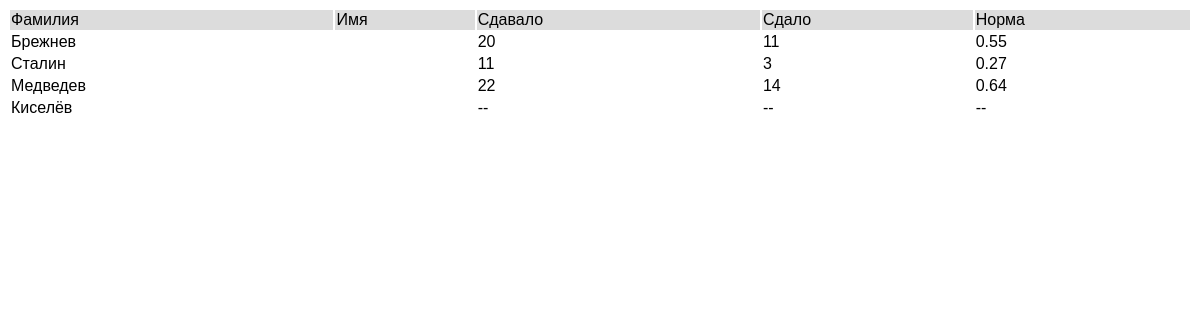
The page /Diplom/var/www/html/ci/index.php/mainmenu/examinerlist on the database its author committed.
### tables this page shows
CREATE TABLE `examiner` (
  `id_examiner` int(11) NOT NULL AUTO_INCREMENT,
  `first_name` varchar(45) DEFAULT NULL,
  `second_name` varchar(45) DEFAULT NULL,
  `npositiv` int(11) DEFAULT NULL,
  `ntotal` int(11) DEFAULT NULL,
  PRIMARY KEY (`id_examiner`)
);

### Diplom/var/www/html/ci/application/controllers/mainmenu.php (called while the page is built, shortened)
<?php
class MainMenu extends Main_Controller
{
    public function __construct()
  {
    $this->load->model("stud/stud_model", "stud_model");
  }
  public function examinerlist()
  {
      $a[] = array("Фамилия","Имя","Сдавало","Сдало","Норма");
      $b = $this->stud_model->examinerlist();
      $data_vew['STRLIST'] = array_merge($a,$b);
      $this->load->view('stud/views/mainmenu/unilist',$data_vew);
      return Main_Controller::OUTPUT_MIN;
  }
}

### Diplom/var/www/html/ci/index.php (called while the page is built, shortened)
<?php
require_once BASEPATH.'core/CodeIgniter.php';

### Diplom/var/www/html/ci/application/models/stud/stud_model.php (called while the page is built, shortened)
<?php
class Stud_Model extends CI_Model
{
  public function examinerlist()
  {
    $rc = array();
    $q = $this->db->query(
            "SELECT first_name as info1,
                    second_name as info2,
                    ntotal,
                    npositiv,
                    id_examiner as id
             FROM stud.examiner
             ");
    if ($q->num_rows()>0)
    {
      $rc = $q->result_array();
    }
    return $rc;
  }
}

### Diplom/var/www/html/ci/application/views/stud/views/mainmenu/unilist.php (the view, shortened to what this page needs)
<?php
   $thead = true;
?>
<table>
    <?php foreach ($STRLIST as $k => $v): ?>
        <?php if ($thead): ?>
         <thead>
             <tr>
            <?php foreach ($v as $kz => $vz): ?>
            <td>
              <?=$vz?>
            </td>
            <?php endforeach; ?>
            </tr>
         </thead>
        <?php else:?>
    <tr>
        <td>
            <?=$v["info1"]?>
        </td>
        <td>
        </td>
        <td>
          <?= is_null($v["ntotal"]) ? "--" : $v["ntotal"]; ?>
        </td>
        <td>
          <?= is_null($v["npositiv"]) ? "--" : $v["npositiv"]?>
        </td>
        <td>
          <?= is_null($v["npositiv"]) || is_null($v["npositiv"])? "--" : round($v["npositiv"]/$v["ntotal"],2)?>
        </td>
    </tr>
        <?php endif;?>
    <?php $thead=false; ?>
    <?php endforeach; ?>
</table>

### Diplom/var/www/html/ci/application/views/stud/css/mainmenu/bodyframe.css (style rules this page uses)
table { font-family: sans-serif; width: 100%; }
thead { background-color: gainsboro; }

### rows shown on the page
examiner: first_name "Брежнев", ntotal "20", npositiv "11", $v["npositiv"]/$v["ntotal"] "0.55"
examiner: first_name "Сталин", ntotal "11", npositiv "3", $v["npositiv"]/$v["ntotal"] "0.27"
examiner: first_name "Медведев", ntotal "22", npositiv "14", $v["npositiv"]/$v["ntotal"] "0.64"
examiner: first_name "Киселёв"

### other values the page prints
$vz "Фамилия"
$vz "Имя"
$vz "Сдавало"
$vz "Сдало"
$vz "Норма"
